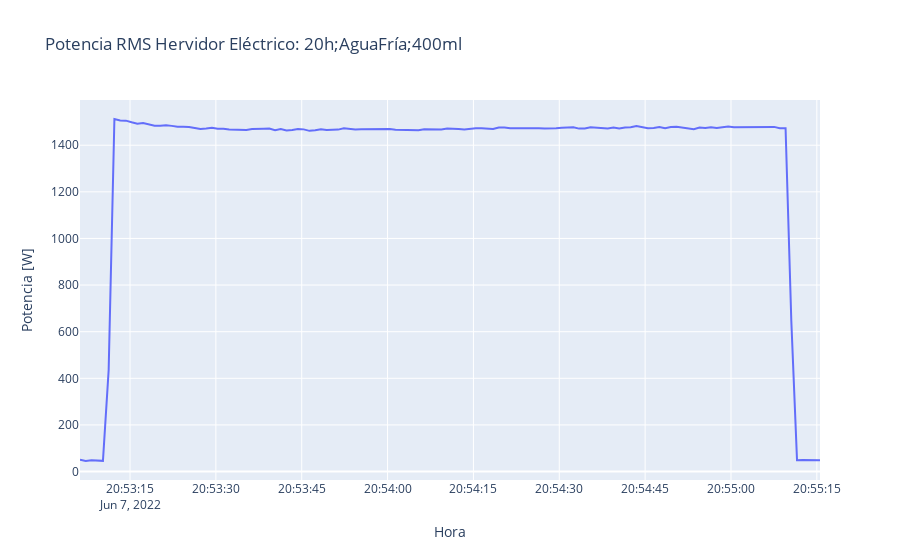

The notebook cell saved with this chart:
### Code cell
fig = go.Figure(
    data=[
        go.Line(x=BD_carga['Fecha'][0:12*75],
                y=BD_carga['Potencia'][0:12*75], name="Power")
    ],
    layout=go.Layout(
        title=dict(text='Potencia RMS Hervidor Eléctrico: 20h;AguaFría;400ml'),
        xaxis=dict(title='Hora'),
        yaxis=dict(title='Potencia [W]')
    )
)
fig.show()

### Figure 1 — Plotly figure (JSON) as saved in the notebook; plotly's stock layout.template omitted (floating-point values rounded to 4 significant figures; data arrays with more than 128 entries replaced by an {"elided": "..."} marker saying what was removed)
{"data": [{"name": "Power", "type": "scatter", "x": {"elided": "130 str values"}, "y": {"elided": "130 float values"}}], "layout": {"title": {"text": "Potencia RMS Hervidor Eléctrico: 20h;AguaFría;400ml"}, "xaxis": {"title": {"text": "Hora"}}, "yaxis": {"title": {"text": "Potencia [W]"}}}}
